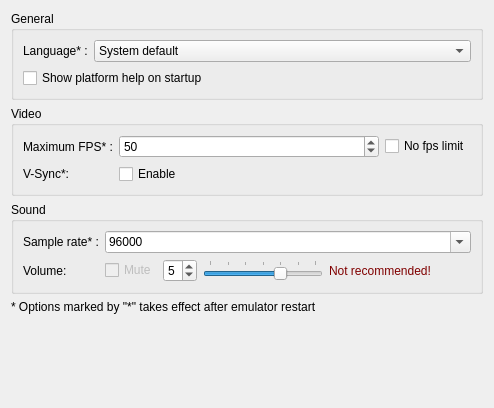
     <widget class="QWidget" name="systemTab">
      <attribute name="title">
       <string>System</string>
      </attribute>
      <layout class="QVBoxLayout" name="verticalLayout_2">
       <item>
        <widget class="QGroupBox" name="generalGroupBox">
         <property name="title">
          <string>General</string>
         </property>
         <layout class="QVBoxLayout" name="verticalLayout_17">
          <item>
           <layout class="QHBoxLayout" name="horizontalLayout_10">
            <item>
             <widget class="QLabel" name="langLabel">
              <property name="sizePolicy">
               <sizepolicy hsizetype="Minimum" vsizetype="Preferred">
                <horstretch>0</horstretch>
                <verstretch>0</verstretch>
               </sizepolicy>
              </property>
              <property name="text">
               <string>Language* :</string>
              </property>
             </widget>
            </item>
            <item>
             <widget class="QComboBox" name="langComboBox">
              <property name="sizePolicy">
               <sizepolicy hsizetype="Expanding" vsizetype="Fixed">
                <horstretch>0</horstretch>
                <verstretch>0</verstretch>
               </sizepolicy>
              </property>
              <item>
               <property name="text">
                <string>System default</string>
               </property>
              </item>
              <item>
               <property name="text">
                <string>English</string>
               </property>
              </item>
              <item>
               <property name="text">
                <string>Russian</string>
               </property>
              </item>
             </widget>
            </item>
           </layout>
          </item>
          <item>
           <widget class="QCheckBox" name="showHelpCheckBox">
            <property name="text">
             <string>Show platform help on startup</string>
            </property>
           </widget>
          </item>
         </layout>
        </widget>
       </item>
       <item>
        <widget class="QGroupBox" name="videoGroupBox">
         <property name="sizePolicy">
          <sizepolicy hsizetype="Expanding" vsizetype="Preferred">
           <horstretch>0</horstretch>
           <verstretch>0</verstretch>
          </sizepolicy>
         </property>
         <property name="title">
          <string>Video</string>
         </property>
         <layout class="QGridLayout" name="gridLayout">
          <item row="0" column="0">
           <widget class="QLabel" name="frLabel">
            <property name="text">
             <string>Maximum FPS* :</string>
            </property>
           </widget>
          </item>
          <item row="0" column="1">
           <layout class="QHBoxLayout" name="horizontalLayout_2">
            <item>
             <widget class="QSpinBox" name="fpsSpinBox">
              <property name="sizePolicy">
               <sizepolicy hsizetype="Expanding" vsizetype="Fixed">
                <horstretch>0</horstretch>
                <verstretch>0</verstretch>
               </sizepolicy>
              </property>
              <property name="specialValueText">
               <string/>
              </property>
              <property name="minimum">
               <number>20</number>
              </property>
              <property name="maximum">
               <number>200</number>
              </property>
              <property name="singleStep">
               <number>5</number>
              </property>
              <property name="value">
               <number>50</number>
              </property>
             </widget>
            </item>
            <item>
             <widget class="QCheckBox" name="maxFpsCheckBox">
              <property name="sizePolicy">
               <sizepolicy hsizetype="Maximum" vsizetype="Fixed">
                <horstretch>0</horstretch>
                <verstretch>0</verstretch>
               </sizepolicy>
              </property>
              <property name="text">
               <string>No fps limit</string>
              </property>
             </widget>
            </item>
           </layout>
          </item>
          <item row="1" column="0">
           <widget class="QLabel" name="label">
            <property name="text">
             <string notr="true">V-Sync*:</string>
            </property>
           </widget>
          </item>
          <item row="1" column="1">
           <widget class="QCheckBox" name="vsyncCheckBox">
            <property name="enabled">
             <bool>true</bool>
            </property>
            <property name="sizePolicy">
             <sizepolicy hsizetype="Maximum" vsizetype="Fixed">
              <horstretch>0</horstretch>
              <verstretch>0</verstretch>
             </sizepolicy>
            </property>
            <property name="text">
             <string>Enable</string>
            </property>
           </widget>
          </item>
         </layout>
        </widget>
       </item>
       <item>
        <widget class="QGroupBox" name="soundGroupBox">
         <property name="title">
          <string>Sound</string>
         </property>
         <layout class="QFormLayout" name="formLayout">
          <property name="fieldGrowthPolicy">
           <enum>QFormLayout::ExpandingFieldsGrow</enum>
          </property>
          <item row="0" column="0">
           <widget class="QLabel" name="srLabel">
            <property name="text">
             <string>Sample rate* :</string>
            </property>
           </widget>
          </item>
          <item row="0" column="1">
           <widget class="QComboBox" name="srComboBox">
            <property name="sizePolicy">
             <sizepolicy hsizetype="Expanding" vsizetype="Fixed">
              <horstretch>0</horstretch>
              <verstretch>0</verstretch>
             </sizepolicy>
            </property>
            <property name="editable">
             <bool>true</bool>
            </property>
            <property name="currentIndex">
             <number>0</number>
            </property>
            <item>
             <property name="text">
              <string notr="true">96000</string>
             </property>
            </item>
            <item>
             <property name="text">
              <string notr="true">48000</string>
             </property>
            </item>
            <item>
             <property name="text">
              <string notr="true">44100</string>
             </property>
            </item>
            <item>
             <property name="text">
              <string notr="true">24000</string>
             </property>
            </item>
            <item>
             <property name="text">
              <string notr="true">22050</string>
             </property>
            </item>
            <item>
             <property name="text">
              <string notr="true">12000</string>
             </property>
            </item>
            <item>
             <property name="text">
              <string notr="true">8000</string>
             </property>
            </item>
           </widget>
          </item>
          <item row="1" column="0">
           <widget class="QLabel" name="volumeLabel">
            <property name="text">
             <string>Volume:</string>
            </property>
           </widget>
          </item>
          <item row="1" column="1">
           <layout class="QHBoxLayout" name="horizontalLayout_8">
            <item>
             <widget class="QCheckBox" name="muteCheckBox">
              <property name="enabled">
               <bool>false</bool>
              </property>
              <property name="text">
               <string>Mute</string>
              </property>
             </widget>
            </item>
            <item>
             <widget class="QSpinBox" name="volumeSpinBox">
              <property name="minimum">
               <number>1</number>
              </property>
              <property name="maximum">
               <number>7</number>
              </property>
              <property name="value">
               <number>5</number>
              </property>
             </widget>
            </item>
            <item>
             <widget class="QSlider" name="volumeSlider">
              <property name="sizePolicy">
               <sizepolicy hsizetype="Fixed" vsizetype="Maximum">
                <horstretch>0</horstretch>
                <verstretch>0</verstretch>
               </sizepolicy>
              </property>
              <property name="minimumSize">
               <size>
                <width>120</width>
                <height>0</height>
               </size>
              </property>
              <property name="maximumSize">
               <size>
                <width>16777215</width>
                <height>16777215</height>
               </size>
              </property>
              <property name="minimum">
               <number>1</number>
              </property>
              <property name="maximum">
               <number>7</number>
              </property>
              <property name="pageStep">
               <number>1</number>
              </property>
              <property name="value">
               <number>5</number>
              </property>
              <property name="tracking">
               <bool>true</bool>
              </property>
              <property name="orientation">
               <enum>Qt::Horizontal</enum>
              </property>
              <property name="tickPosition">
               <enum>QSlider::TicksAbove</enum>
              </property>
              <property name="tickInterval">
               <number>1</number>
              </property>
             </widget>
            </item>
            <item>
             <widget class="QLabel" name="warnLabel">
              <property name="enabled">
               <bool>true</bool>
              </property>
              <property name="styleSheet">
               <string notr="true">color: maroon</string>
              </property>
              <property name="text">
               <string>Not recommended!</string>
              </property>
             </widget>
            </item>
            <item>
             <spacer name="horizontalSpacer_8">
              <property name="orientation">
               <enum>Qt::Horizontal</enum>
              </property>
              <property name="sizeHint" stdset="0">
               <size>
                <width>40</width>
                <height>20</height>
               </size>
              </property>
             </spacer>
            </item>
           </layout>
          </item>
         </layout>
        </widget>
       </item>
       <item>
        <widget class="QLabel" name="label_5">
         <property name="text">
          <string>* Options marked by &quot;*&quot; takes effect after emulator restart</string>
         </property>
        </widget>
       </item>
       <item>
        <spacer name="verticalSpacer_2">
         <property name="orientation">
          <enum>Qt::Vertical</enum>
         </property>
         <property name="sizeHint" stdset="0">
          <size>
           <width>286</width>
           <height>83</height>
          </size>
         </property>
        </spacer>
       </item>
      </layout>
     </widget>
